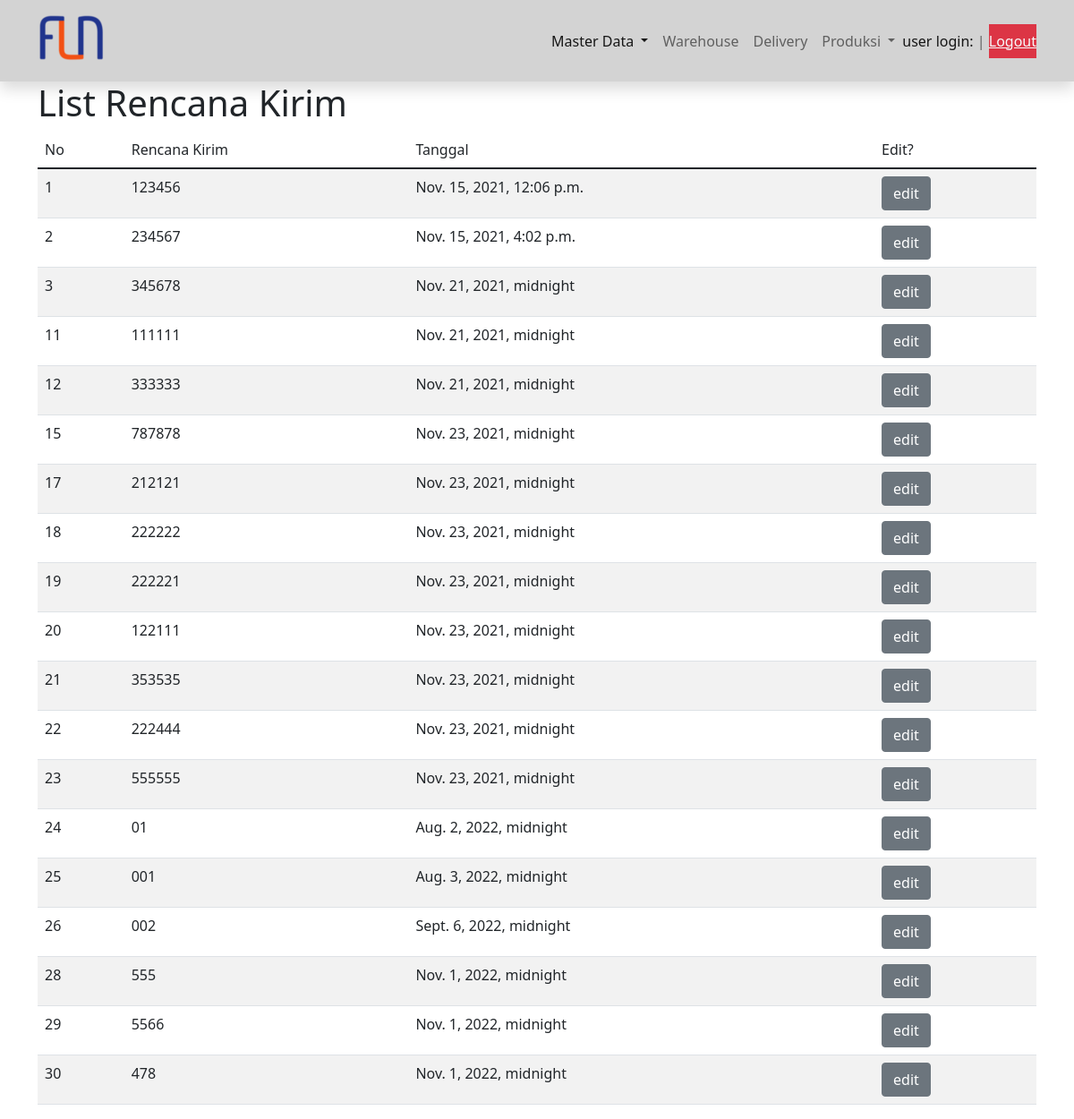
The app's page /rencana_kirim, older data.
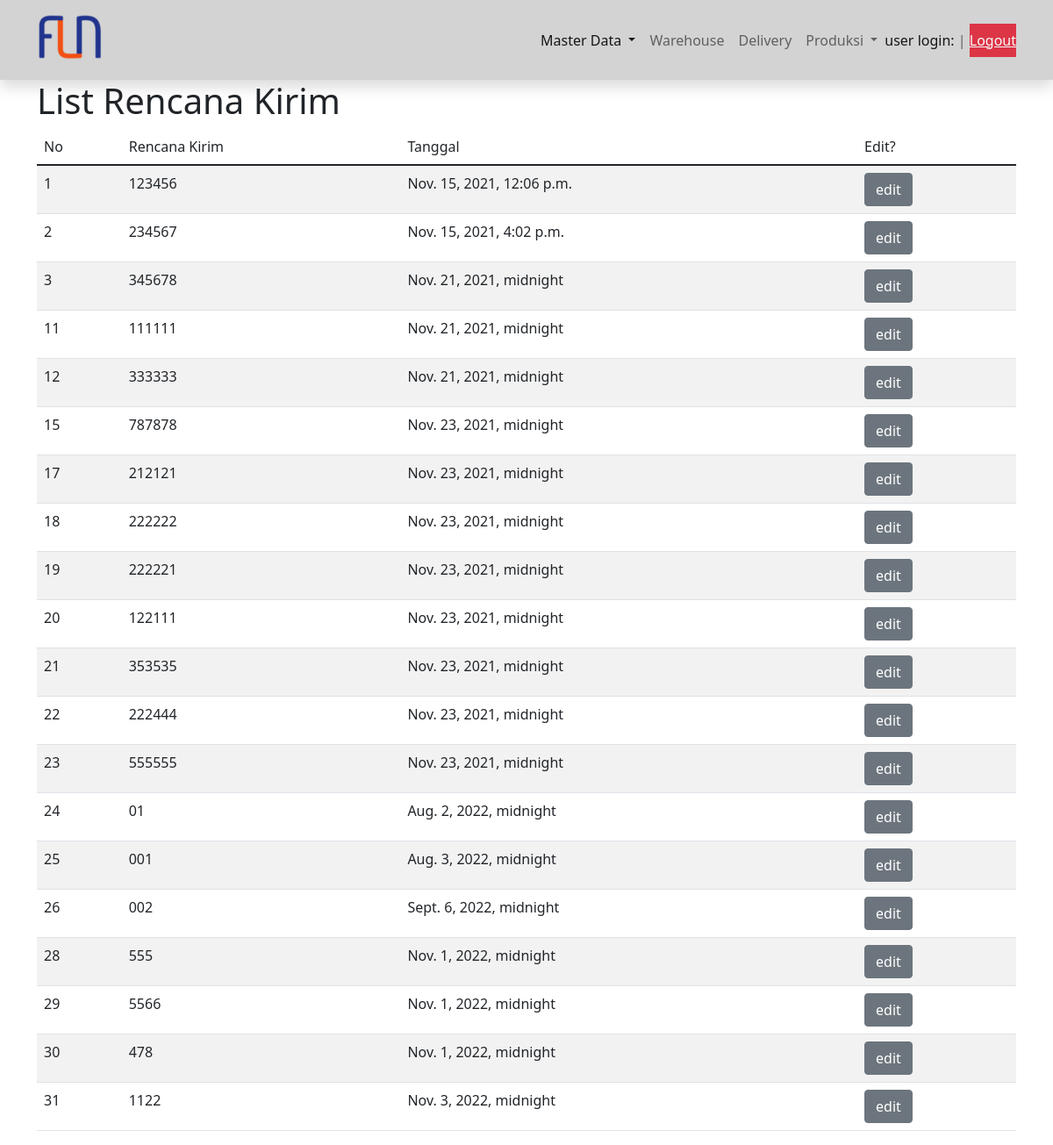
The same page, newer data.
### scanner/models.py (models this page shows, shortened)
class RencanaKirim(models.Model):
    nomor_sj = models.CharField(max_length=6, unique=True)
    tanggal = models.DateTimeField()
    cycle = models.IntegerField(validators=[MaxValueValidator(20),MinValueValidator(1)])
    class Status(models.TextChoices):
        OPEN = 'Open',_('Open')
        SCANNED = 'Scanned',_('Scanned')
    status = models.CharField(max_length=7, choices=Status.choices, default=Status.OPEN)

### scanner/views.py (the view)
# urls.py: path('rencana_kirim', views.RencanaKirimView.as_view(), name='view_rencana_kirim'),
class RencanaKirimView(ListView):
    model = RencanaKirim
    template_name = 'view_rencana_kirim.html'

### templates/view_rencana_kirim.html (shortened to what this page needs)
{% extends 'base.html' %}
{% load static %}
{% block content %}
<div class="container">
    <h1>List Rencana Kirim</h1>
    <div>
        <table class="table table-striped table-hover">
            <thead>
                <tr>
                    <td>No</td>
                    <td>Rencana Kirim</td>
                    <td>Tanggal</td>
                    <td>Edit?</td>
                </tr>
            </thead>
            <tbody>
                {% for rk in object_list %}
                    <tr>
                        <td>{{ rk.id }}</td>
                        <td>{{ rk.nomor_sj }}</td>
                        <td>{{ rk.tanggal }}</td>
                        <td><button type="button" class="btn btn-secondary">edit</button></td>
                    </tr>
                {% endfor %}
            </tbody>
        </table>
    </div>
</div>
{% endblock content %}

Row changes from the older to the newer data that the page shows:
added RencanaKirim: id "31", nomor_sj "1122", tanggal "Nov. 3, 2022, midnight"
